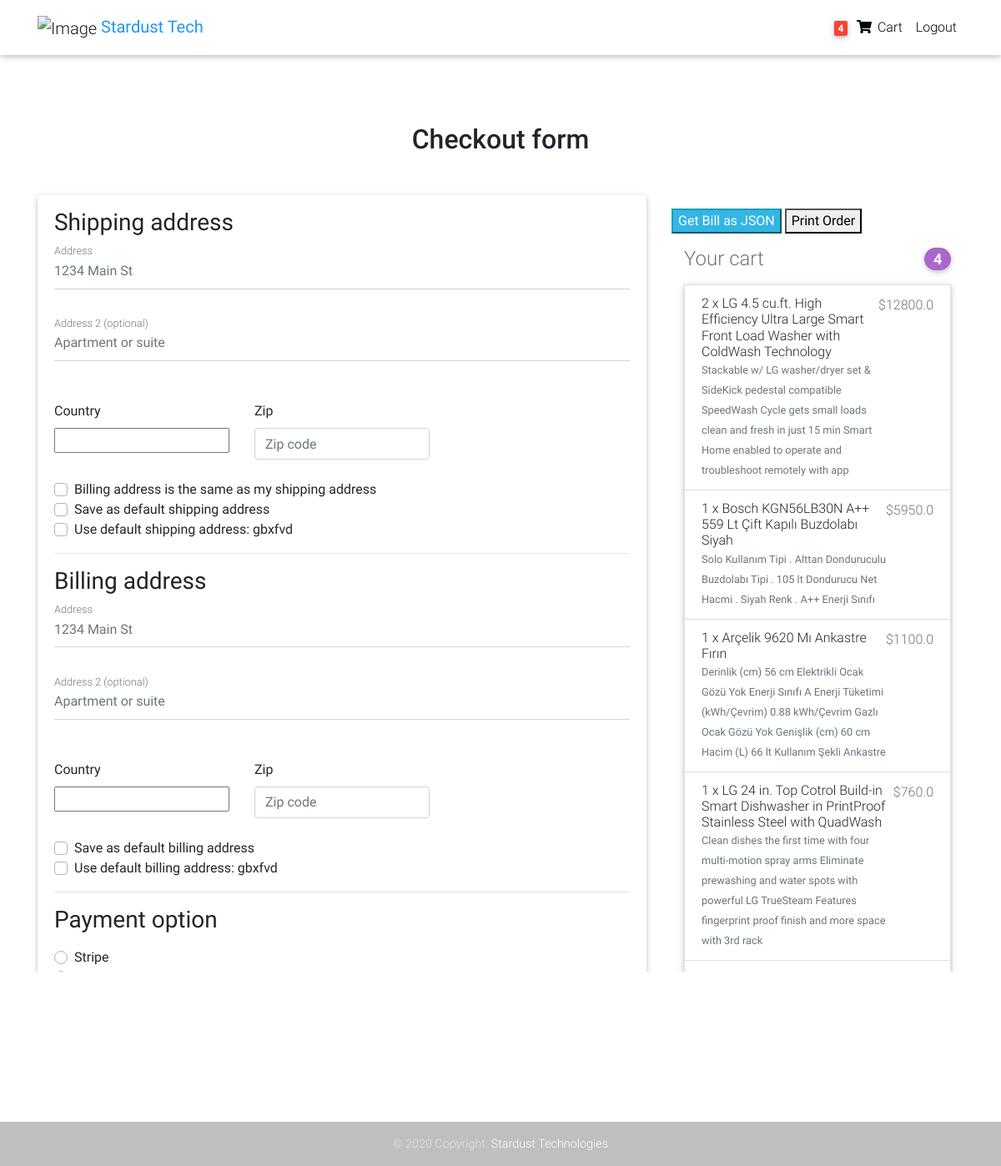
Screenshot of /checkout/ (signed in) with the database file from the repository.
### core/models.py (models this page shows, shortened)
class Order(models.Model):
    user = models.ForeignKey(settings.AUTH_USER_MODEL,
                             on_delete=models.CASCADE)
    ref_code = models.CharField(max_length=20, blank=True, null=True)
    items = models.ManyToManyField(OrderItem)
    start_date = models.DateTimeField(auto_now_add=True)
    ordered_date = models.DateTimeField()
    ordered = models.BooleanField(default=False)
    shipping_address = models.ForeignKey(
        'Address', related_name='shipping_address', on_delete=models.SET_NULL, blank=True, null=True)
    billing_address = models.ForeignKey(
        'Address', related_name='billing_address', on_delete=models.SET_NULL, blank=True, null=True)
    payment = models.ForeignKey(
        'Payment', on_delete=models.SET_NULL, blank=True, null=True)
    coupon = models.ForeignKey(
        'Coupon', on_delete=models.SET_NULL, blank=True, null=True)
    being_delivered = models.BooleanField(default=False)
    received = models.BooleanField(default=False)
    refund_requested = models.BooleanField(default=False)
    refund_granted = models.BooleanField(default=False)
    '''
    1. Item added to cart
    2. Adding a billing address
    (Failed checkout)
    3. Payment
    (Preprocessing, processing, packaging etc.)
    4. Being delivered
    5. Received
    6. Refunds
    '''
    def get_total(self):
        total = 0
        for order_item in self.items.all():
            total += order_item.get_final_price()
        if self.coupon:
            total -= self.coupon.amount
        return total

class Address(models.Model):
    user = models.ForeignKey(settings.AUTH_USER_MODEL,
                             on_delete=models.CASCADE)
    street_address = models.CharField(max_length=100)
    apartment_address = models.CharField(max_length=100)
    country = CountryField(multiple=False)
    zip = models.CharField(max_length=100)
    address_type = models.CharField(max_length=1, choices=ADDRESS_CHOICES)
    default = models.BooleanField(default=False)
    def __str__(self):
        return self.user.username
    class Meta:
        verbose_name_plural = 'Addresses'

class OrderItem(models.Model):
    user = models.ForeignKey(settings.AUTH_USER_MODEL,
                             on_delete=models.CASCADE)
    ordered = models.BooleanField(default=False)
    item = models.ForeignKey(Item, on_delete=models.CASCADE)
    quantity = models.IntegerField(default=1)
    def get_total_discount_item_price(self):
        return self.quantity * self.item.discount_price
    def get_final_price(self):
        if self.item.discount_price:
            return self.get_total_discount_item_price()
        return self.get_total_item_price()

class Item(models.Model):
    title = models.CharField(max_length=100)
    price = models.FloatField()
    discount_price = models.FloatField(blank=True, null=True)
    category = models.CharField(choices=CATEGORY_CHOICES, max_length=2)
    label = models.CharField(choices=LABEL_CHOICES, max_length=1)
    slug = models.SlugField()
    description = models.TextField()
    image = models.ImageField()
    additional_information = models.TextField()

### core/views.py (the view, shortened to what this page needs)
# urls.py: path('checkout/', CheckoutView.as_view(), name='checkout'),
class CheckoutView(View):
    def get(self, *args, **kwargs):
        try:
            order = Order.objects.get(user=self.request.user, ordered=False)
            form = CheckoutForm()
            context = {
                'form': form,
                'couponform': CouponForm(),
                'order': order,
                'DISPLAY_COUPON_FORM': True
            }
            shipping_address_qs = Address.objects.filter(
                user=self.request.user,
                address_type='S',
                default=True
            )
            if shipping_address_qs.exists():
                context.update(
                    {'default_shipping_address': shipping_address_qs[0]})
            billing_address_qs = Address.objects.filter(
                user=self.request.user,
                address_type='B',
                default=True
            )
            if billing_address_qs.exists():
                context.update(
                    {'default_billing_address': billing_address_qs[0]})
            return render(self.request, "checkout.html", context)
        except ObjectDoesNotExist:
            messages.info(self.request, "You do not have an active order")
            return redirect("core:checkout")

### core/forms.py
class CheckoutForm(forms.Form):
    shipping_address = forms.CharField()
    shipping_address2 = forms.CharField(required=False)
    shipping_country = CountryField(blank_label='(select country)').formfield(
        widget=CountrySelectWidget(attrs={
            'class': 'custom-select d-block w-100',
        }))
    shipping_zip = forms.CharField(required=False)
    billing_address = forms.CharField()
    billing_address2 = forms.CharField(required=False)
    billing_country = CountryField(blank_label='(select country)').formfield(
        widget=CountrySelectWidget(attrs={
            'class': 'custom-select d-block w-100',
        }))
    billing_zip = forms.CharField(required=False)
    same_billing_address = forms.BooleanField(required=False)
    set_default_shipping = forms.BooleanField(required=False)
    use_default_shipping = forms.BooleanField(required=False)
    set_default_billing = forms.BooleanField(required=False)
    use_default_billing = forms.BooleanField(required=False)
    payment_option = forms.ChoiceField(
        widget=forms.RadioSelect, choices=PAYMENT_CHOICES)

class CouponForm(forms.Form):
    code = forms.CharField(widget=forms.TextInput(attrs={
        'class': 'form-control',
        'placeholder': 'Promo code',
        'aria-label': 'Recipient\'s username',
        'aria-describedby': 'basic-addon2'
    }))

### core/templatetags/cart_template_tags.py (called while the page is built)
@register.filter
def cart_item_count(user):
    if user.is_authenticated:
        qs = Order.objects.filter(user=user, ordered=False)
        if qs.exists():
            return qs[0].items.count()
    return 0

### templates/checkout.html (shortened to what this page needs)
{% extends "base.html" %}
{% load crispy_forms_tags %}
{% block content %}
  <main >
    <div class="container wow fadeIn">
      <h2 class="my-5 h2 text-center">Checkout form</h2>
      <div class="row">
        <div class="col-md-8 mb-4">
          <div class="card">
            <form method="POST" class="card-body">
              <h3>Shipping address</h3>
              <div class='hideable_shipping_form'>
                <div class="md-form mb-5">
                  <input type='text' placeholder='1234 Main St' id='shipping_address' name='shipping_address' class='form-control' />
                  <label for="shipping_address" class="">Address</label>
                </div>
                <div class="md-form mb-5">
                  <input type='text' placeholder='Apartment or suite' id='shipping_address2' name='shipping_address2' class='form-control' />
                  <label for="shipping_address2" class="">Address 2 (optional)</label>
                </div>
                <div class="row">
                  <div class="col-lg-4 col-md-12 mb-4">
                    <label for="country">Country</label>
                    {{ form.shipping_country }}
                  </div>
                  <div class="col-lg-4 col-md-6 mb-4">
                    <label for="shipping_zip">Zip</label>
                    <input type='text' placeholder='Zip code' id='shipping_zip' name='shipping_zip' class='form-control' />
                  </div>
                </div>
                <div class="custom-control custom-checkbox">
                  <label class="custom-control-label" for="same_billing_address">Billing address is the same as my shipping address</label>
                </div>
                <div class="custom-control custom-checkbox">
                  <label class="custom-control-label" for="set_default_shipping">Save as default shipping address</label>
                </div>
              </div>
              {% if default_shipping_address %}
              <div class="custom-control custom-checkbox">
                <label class="custom-control-label" for="use_default_shipping">Use default shipping address: {{ default_shipping_address.street_address|truncatechars:10 }}</label>
              </div>
              {% endif %}
              <hr>
              <h3>Billing address</h3>
              <div class='hideable_billing_form'>
                <div class="md-form mb-5">
                  <input type='text' placeholder='1234 Main St' id='billing_address' name='billing_address' class='form-control' />
                  <label for="billing_address" class="">Address</label>
                </div>
                <div class="md-form mb-5">
                  <input type='text' placeholder='Apartment or suite' id='billing_address2' name='billing_address2' class='form-control' />
                  <label for="billing_address2" class="">Address 2 (optional)</label>
                </div>
                <div class="row">
                  <div class="col-lg-4 col-md-12 mb-4">
                    <label for="country">Country</label>
                    {{ form.billing_country }}
                  </div>
                  <div class="col-lg-4 col-md-6 mb-4">
                    <label for="billing_zip">Zip</label>
                    <input type='text' placeholder='Zip code' id='billing_zip' name='billing_zip' class='form-control' />
                  </div>
                </div>
                <div class="custom-control custom-checkbox">
                  <label class="custom-control-label" for="set_default_billing">Save as default billing address</label>
                </div>
              </div>
              {% if default_billing_address %}
              <div class="custom-control custom-checkbox">
                <label class="custom-control-label" for="use_default_billing">Use default billing address: {{ default_billing_address.street_address|truncatechars:10 }}</label>
              </div>
              {% endif %}
              <hr>
              <h3>Payment option</h3>
              <div class="d-block my-3">
                {% for value, name in form.fields.payment_option.choices %}
                <div class="custom-control custom-radio">
                  <label class="custom-control-label" for="{{ name }}">{{ name }}</label>
                </div>
                {% endfor %}
              </div>
              <hr class="mb-4">
              <button class="btn btn-primary btn-lg btn-block" type="submit">Continue to checkout</button>
            </form>
          </div>
        </div>
        <div class="col-md-4 mb-4">
          {% include "order_snippet.html" %}
        </div>
      </div>
    </div>
  </main>
{% endblock content %}

### templates/navbar.html (shortened to what this page needs)
{% load cart_template_tags %}
<nav class="navbar fixed-top navbar-expand-lg navbar-light white scrolling-navbar">
  <div class="container">
    <a class="navbar-brand" href="/ ">
      <img src="https://lh3.googleusercontent.com/jM5A3F7TGlGhAKW5xO6cKPts3td1yVBXHBimOUgMVx3xjb2ZICVgqPGfqJkCZCmzhQo" alt="Image" height="36" width="36">
      <strong class="blue-text">Stardust Tech</strong>
    </a>
    <div class="collapse navbar-collapse" id="navbarSupportedContent">
      <ul class="navbar-nav nav-flex-icons">
        {% if request.user.is_authenticated %}
        <li class="nav-item">
          <a href="{% url 'core:order-summary' %}" class="nav-link waves-effect">
            <span class="badge red z-depth-1 mr-1"> {{ request.user|cart_item_count }} </span>
            <i class="fas fa-shopping-cart"></i>
            <span class="clearfix d-none d-sm-inline-block"> Cart </span>
          </a>
        </li>
        <li class="nav-item">
          <a class="nav-link waves-effect" href="{% url 'account_logout' %}">
            <span class="clearfix d-none d-sm-inline-block"> Logout </span>
          </a>
        </li>
        {% endif %}
      </ul>
    </div>
  </div>
</nav>

### templates/order_snippet.html (shortened to what this page needs)
<div class="stripe-form-row mb-3">
                    <button id="stripeBtn" onclick = "bill(data)" class="btn-info BillButton">Get Bill as JSON</button>
                    <button id="stripeBtn" class="mt-3" onclick = "print()" class="btn-info BillButton">Print Order</button>
</div>
<div class="col-md-12 mb-4">
    <h4 class="d-flex justify-content-between align-items-center mb-3">
    <span class="text-muted">Your cart</span>
    <span class="badge badge-secondary badge-pill">{{ order.items.count }}</span>
    </h4>
    <ul class="list-group mb-3 z-depth-1">
    {% for order_item in order.items.all %}
    <li class="list-group-item d-flex justify-content-between lh-condensed">
        <div>
        <h6 class="my-0">{{ order_item.quantity }} x {{ order_item.item.title}}</h6>
        <small class="text-muted">{{ order_item.item.description}}</small>
        </div>
        <span class="text-muted">${{ order_item.get_final_price }}</span>
    </li>
    {% endfor %}
    <li class="list-group-item d-flex justify-content-between">
        <span>Total (USD)</span>
        <strong>${{ order.get_total }}</strong>
    </li>
    </ul>
    {% if DISPLAY_COUPON_FORM %}
    <form class="card p-2" action="{% url 'core:add-coupon' %}" method="POST">
        <div class="input-group">
            {{ couponform.code }}
            <div class="input-group-append">
            <button class="btn btn-secondary btn-md waves-effect m-0" type="submit">Redeem</button>
            </div>
        </div>
    </form>
    {% endif %}
</div>

### static_in_env/css/custom.css (style rules this page uses)
.card-body { padding: 1rem 1.25rem !important; }

### templates/base.html (style rules this page uses)
body { padding-top: 100px; }
html, body, header, .carousel { height: 100vh; }

### rows the page displays
Address: street_address "gbxfvd"
Address: street_address "gbxfvd"
Order: items.count "4"
OrderItem: quantity "2", item "LG 4.5 cu.ft. High Efficiency Ultra Large Smart Front Load Washer with ColdWash Technology", item.description "Stackable w/ LG washer/dryer set & SideKick pedestal compatible SpeedWash Cycle gets small loads clean and fresh in just 15 min Smart Home enabled to operate and troubleshoot remotely with app", get_final_price "12800.0"
OrderItem: quantity "1", item "Bosch KGN56LB30N A++ 559 Lt Çift Kapılı Buzdolabı Siyah", item.description "Solo Kullanım Tipi . Alttan Donduruculu Buzdolabı Tipi . 105 lt Dondurucu Net Hacmi . Siyah Renk . A++ Enerji Sınıfı", get_final_price "5950.0"
OrderItem: quantity "1", item "Arçelik 9620 Mı Ankastre Fırın", item.description "Derinlik (cm) 56 cm Elektrikli Ocak Gözü Yok Enerji Sınıfı A Enerji Tüketimi (kWh/Çevrim) 0.88 kWh/Çevrim Gazlı Ocak Gözü Yok Genişlik (cm) 60 cm Hacim (L) 66 lt Kullanım Şekli Ankastre", get_final_price "1100.0"
OrderItem: quantity "1", item "LG 24 in. Top Cotrol Build-in Smart Dishwasher in PrintProof Stainless Steel with QuadWash", item.description "Clean dishes the first time with four multi-motion spray arms Eliminate prewashing and water spots with powerful LG TrueSteam Features fingerprint proof finish and more space with 3rd rack", get_final_price "760.0"

### other values shown
{{ request.user|cart_item_count }} "4"
{{ name }} "Stripe"
